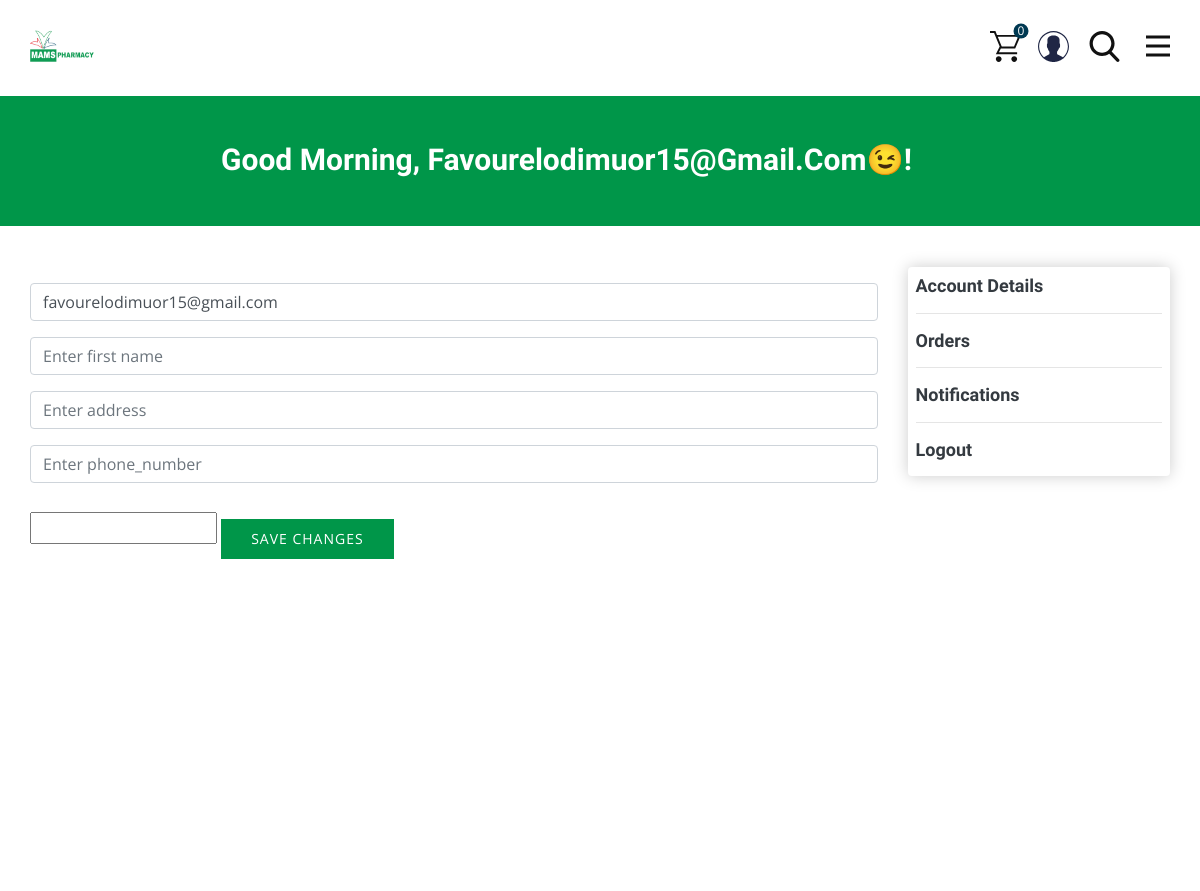
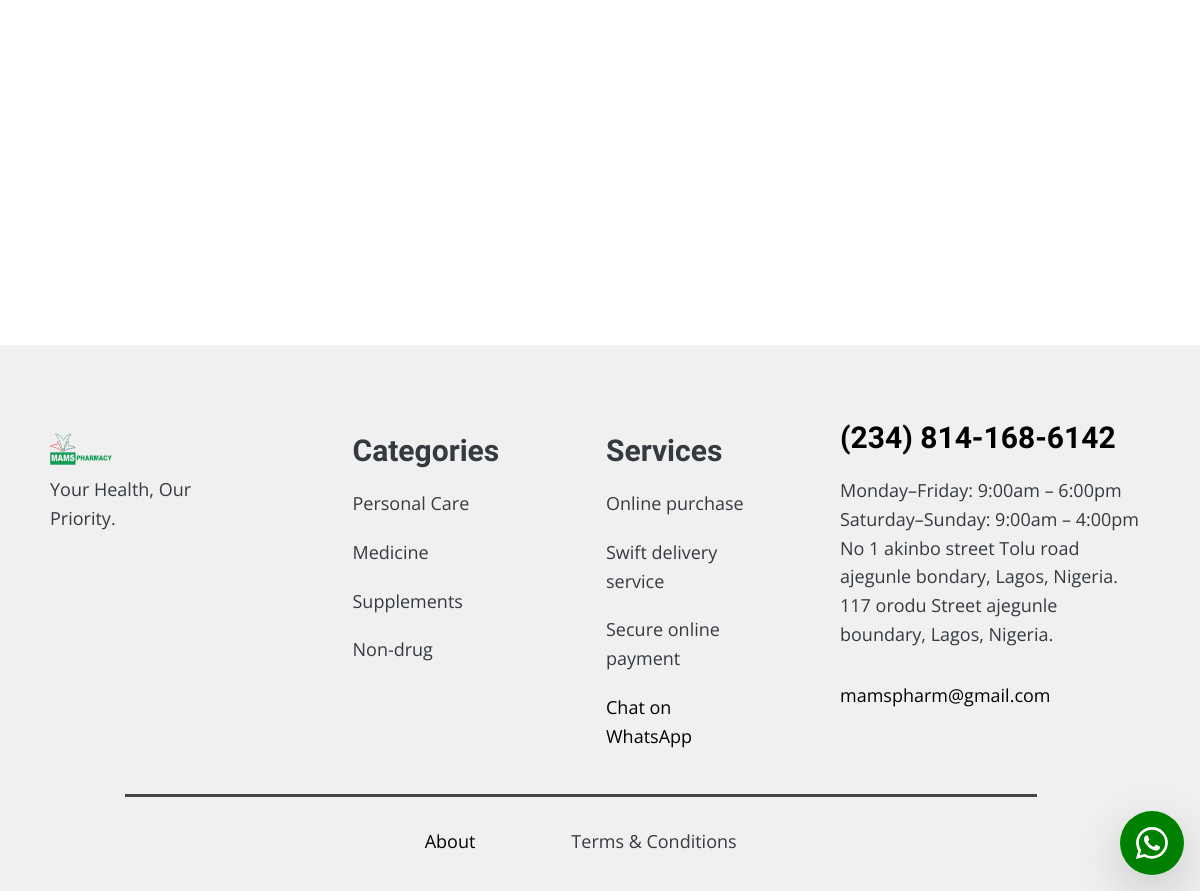
/users/profile/ (signed in), run on the app's committed database (2 pictures, top to bottom).
### users/models.py (models this page shows)
class User(AbstractBaseUser, PermissionsMixin):
    email = models.EmailField(unique=True)
    first_name = models.CharField(max_length=20, null=True, blank=True)
    phone_number = models.CharField(max_length=15, null=True, blank=True)
    address = models.CharField(max_length=255, null=True, blank=True)
    is_staff = models.BooleanField(default=False)
    is_active = models.BooleanField(default=True)
    date_joined = models.DateTimeField(default=datetime.now)
    objects = CustomUserManager()
    USERNAME_FIELD = 'email'
    REQUIRED_FIELDS = []
    def __str__(self):
        return self.email

### products/models.py (models this page shows)
class Category(models.Model):
    name = models.CharField(max_length=100, default="Select Category")
    date = models.DateTimeField(default=datetime.now)
    def __str__(self):
        return self.name
    @staticmethod
    def getAllCategory():
        return Category.objects.all()

### users/views.py (the view)
# urls.py: path("users/profile/", user_view.users_profile, name="users_profile"),
@login_required
def users_profile(request):
    categories = Category.getAllCategory()
    recommendations = get_recommendations(request.user.id)
    products = [product.name for product in recommendations]
    if request.method == 'POST':
        form = UserUpdateForm(request.POST, instance=request.user)
        if form.is_valid():
            form = form.save(commit=False)
            form.save()
            messages.success(request, 'Your account has been updated!')
            return HttpResponseRedirect(request.META.get('HTTP_REFERER'))
    else:
        form = UserUpdateForm(instance=request.user)
    context = {
        "get_cart_items": total_cart_items(request),
        'form': form,
        'categories': categories,
        "now": datetime.datetime.now().hour,
        "products": products
    }
    return render(request, 'users/profile.html', context)

### products/recommendation.py (called while the page is built, shortened)
def get_recommendations(user_id, n=4):
    purchase_data = []
    orders = Order.objects.filter(user_id=user_id).prefetch_related('order_item__product')
    for order in orders:
        for item in order.order_item.all():
            purchase_data.append({'user_id': order.user_id, 'product_id': item.product_id})
    df = pd.DataFrame(purchase_data)
    if df.empty:
        return []

### products/utils.py (called while the page is built)
def total_cart_items(request):
    check_out_list = Checkout.objects.filter(user=request.user, complete=False)
    get_cart_items = sum([item.quantity for item in check_out_list])
    return get_cart_items

### users/templates/users/profile.html (shortened to what this page needs)
{% extends 'products/base.html' %}
{% load static %}
{% load humanize %}
{% load crispy_forms_tags %}
{% block content %}
<section class="u-clearfix u-lightbox u-section-1" id="sec-16e0">
    <div style="background-color: #009649!important;"
         class="py-5 u-container-style u-custom-color-3 u-expanded-width u-group u-group-1">
        <div class="u-container-layout u-valign-middle u-container-layout-1">
            <h3 class="u-text u-text-default u-text-1 mt-2">
                {% if 0 >= now %}
                Good morning,
                {% elif now < 11.1 %}
                Good morning,
                {% elif 12 >= now %}
                Good afternoon,
                {% elif now < 15.1 %}
                Good afternoon,
                {% elif 16 >= now %}
                Good evening,
                {% elif now < 19.1 %}
                Good evening,
                {% elif 20 >= now %}
                Good night,
                {% elif now < 23.1 %}
                Good night,
                {% endif %}
                {% if request.user.first_name %}
                {{ request.user.first_name }} 😉!
                {% elif request.user.email %}
                {{ request.user.email }}😉! {% endif %}</h3>
        </div>
    </div>
    <div class="custom-expanded u-layout-grid u-pagination-center u-products u-sorting-right u-products-1"
         data-site-sorting-prop="created" data-site-sorting-order="desc" data-products-datasource="site"
         data-items-per-page="4" data-products-id="1">
        <div class="row">
            <div class="col-lg-9 mt-3" id="user-orders">
                <form action="{% url 'users_profile' %}" method="post">
                    {{ form.email }}
                    {{ form.first_name }}
                    {{ form.address }}
                    {{ form.phone_number }}
                    {{ form.captcha }}
                    <button id="submit" type="submit" class="u-active-custom-color-5 u-border-2 u-border-grey-dark-1 u-border-no-left
                           u-border-no-right u-border-no-top u-btn u-btn-rectangle u-btn-submit u-button-style
                           u-custom-color-3 u-hover-custom-color-5 u-btn-4"
                            style="background-color: #009649 !important;">
                        <span id="button-text">SAVE CHANGES</span>
                    </button>
                </form>
                <br>
            </div>
            <br>
            <div class="col-lg-3 ">
                <div class="box-element" style="background-color:#fff !important">
                    <a class="list-item my-1 text-dark text-decoration-none"
                       href="{% url 'users_profile' %}">
                        <h6>Account Details</h6>
                        <hr>
                    </a>
                    <a class="list-item my-1 text-dark text-decoration-none"
                       hx-get="{% url 'user_orders' %}" role="button"
                       hx-target="#user-orders">
                        <h6>Orders</h6>
                        <hr>
                    </a>
                    <a class="list-item my-1 text-dark text-decoration-none"
                       hx-get="{% url 'user_notifications' %}" role="button"
                       hx-target="#user-orders">
                        <h6>Notifications</h6>
                        <hr>
                    </a>
                    <a class="list-item my-1 text-dark text-decoration-none"
                       href="{% url 'logout' %}">
                        <h6>Logout</h6>
                    </a>
                </div>
                <br>
                <br>
                <br>
                <br>
            </div>
        </div>
    </div>
</section>
{% endblock %}

### products/templates/products/base.html (shortened to what this page needs)
<!DOCTYPE html>
{% load static %}
{% load humanize %}
<html style="font-size: 16px;" lang="en-NG">
<head>
    <link rel="stylesheet" href="{% static 'css/nicepage.css' %}" media="screen">
    <link rel="stylesheet" href="{% static 'css/Products.css' %}" media="screen">
    <link rel="stylesheet" href="https://stackpath.bootstrapcdn.com/bootstrap/4.5.2/css/bootstrap.min.css">
</head>
<body data-path-to-root="./" data-include-products="true" class="u-body u-overlap u-xl-mode" data-lang="en">
{% include 'products/navbar.html' %}
{% block content %}
{% endblock %}
<footer class="u-clearfix u-footer text-dark u-grey-70" id="sec-7bae" style="background-color: #f0f0f0!important;">
    <div class="u-clearfix u-sheet u-sheet-1">
        <div class="data-layout-selected u-clearfix u-expanded-width u-gutter-30 u-layout-wrap u-layout-wrap-1">
            <div class="u-gutter-0 u-layout">
                <div class="u-layout-row">
                    <div class="u-align-left u-container-style u-layout-cell u-left-cell u-size-15 u-layout-cell-1">
                        <div class="u-container-layout u-valign-bottom-xs u-container-layout-1">
                            <a href="#" class="u-image u-logo u-image-1" data-image-width="100" data-image-height="40">
                                <img src="{% static 'images/mamslogo4.png' %}" class="u-logo-image u-logo-image-1">
                            </a>
                            <p class="u-text u-text-1">Your Health, Our Priority.</p>
                        </div>
                    </div>
                    <div class="u-container-style u-layout-cell u-size-13 u-layout-cell-2">
                        <div class="u-container-layout u-valign-bottom-xs u-valign-top-lg u-valign-top-md u-valign-top-sm u-valign-top-xl u-container-layout-2">
                            <h3 class="u-text u-text-2">Categories</h3>
                            {% for category in categories %}
                            <p class="u-text u-text-3">{{ category }}</p>
                            {% endfor %}
                        </div>
                    </div>
                    <div class="u-container-style u-layout-cell u-size-12 u-layout-cell-3">
                        <div class="u-container-layout u-valign-top-lg u-valign-top-md u-valign-top-sm u-valign-top-xl u-container-layout-3">
                            <h3 class="u-text u-text-4">Services</h3>
                            <p class="u-text u-text-5">Online purchase</p>
                            <p class="u-text u-text-5">Swift delivery service</p>
                            <p class="u-text u-text-5">Secure online payment</p>
                            <p class="u-text u-text-5">
                                <a style="color: #000" href="https://wa.me/+2348141686142">Chat on WhatsApp</a>
                            </p>
                        </div>
                    </div>
                    <div class="u-container-style u-layout-cell u-right-cell u-size-20 u-layout-cell-4">
                        <div class="u-container-layout u-valign-top u-container-layout-4">
                            <h3 class="u-text u-text-6">
                                <a style="color: black !important"
                                   class="u-active-none u-border-none u-btn u-button-link u-button-style u-hover-none u-none u-text-palette-1-base u-btn-1"
                                   href="tel:(234) 814-168-6142"> (234) 814-168-6142</a>
                            </h3>
                            <p class="u-text u-text-7"> Monday–Friday: 9:00am – 6:00pm Saturday–Sunday: 9:00am –
                                4:00pm<br>No 1 akinbo street Tolu road ajegunle bondary, Lagos, Nigeria. 117 orodu
                                Street ajegunle boundary, Lagos, Nigeria.
                                <br>
                                <br>
                            </p>
                            <br>
                            <p class="u-text u-text-8">
                                <a style="color: black !important"
                                   class="u-active-none u-border-none u-btn u-button-link u-button-style u-hover-none u-none u-text-palette-1-base u-btn-3"
                                   href="mailto:mamspharm@gmail.com?subject=Contact">
                                    mamspharm@gmail.com</a>
                            </p>
                        </div>
                    </div>
                </div>
            </div>
        </div>
        <div class="u-border-3 u-border-grey-dark-1 u-line u-line-horizontal u-line-1"></div>
        <div class="u-expanded-width-xs u-list u-list-1">
            <div class="u-repeater u-repeater-1">
                <div class="u-container-style u-list-item u-repeater-item">
                    <div class="u-container-layout u-similar-container u-container-layout-5">
                        <p class="u-text u-text-default u-text-9"><a style="color: #000" href="{% url 'about' %}">About</a></p>
                    </div>
                </div>
                <div class="u-container-style u-list-item u-repeater-item">
                    <div class="u-container-layout u-similar-container u-container-layout-6">
                        <p class="u-text u-text-default u-text-10">Terms &amp; Conditions</p>
                    </div>
                </div>
            </div>
        </div>
    </div>
</footer>
<a class="whatsapp shadow-lg rounded-circle" href="https://wa.me/+2348141686142">
</a>
</body>
</html>

### static/css/Products.css (style rules this page uses)
.u-section-1 { min-height: 1236px; }
.u-section-1 .u-group-1 { min-height: 109px; height: auto; margin-top: 86px; margin-bottom: 0; }
.u-section-1 .u-container-layout-1 { padding: 0 50px; }
.u-section-1 .u-text-1 { margin: 0 auto 0 171px; }
.u-section-1 .u-products-1 { width: 1140px; margin: 41px auto 60px; }
.u-section-1 .u-btn-4 { text-transform: uppercase; font-size: 0.875rem; transition-duration: 0.5s; box-shadow: 2px 0 0 0 rgba(0,0,0,0); transform: rotate(0deg) scale(1) translateX(0px) translateY(0px); margin: 20px auto 0; }
.u-section-1 .u-btn-4, .u-section-1 .u-btn-4:before, .u-section-1 .u-btn-4 > .u-container-layout:before { transition-property: fill, color, background-color, stroke-width, border-style, border-width, border-top-width, border-left-width, border-right-width, border-bottom-width, custom-border, borders, box-shadow, text-shadow, opacity, border-radius, stroke, border-color, font-size, font-style, font-weight, text-decoration, letter-spacing, transform, background-image, image-zoom, background-size, background-position; }
.u-section-1 .u-btn-4 { border-color: transparent !important; }

### users/templates/users/profile.html (style rules this page uses)
.box-element, .dropdown-menu { box-shadow:hsl(0, 0%, 80%) 0 0 16px; background-color: ; border-radius: 4px; padding: 8px; }

### products/templates/products/base.html (style rules this page uses)
.whatsapp { position:fixed; border-radius: 50%; box-shadow:hsl(0, 0%, 80%) 0 0 16px; right:1rem; bottom:1rem; display:flex; width:4rem; height:4rem; color:#fff; background:green; padding: 8px; justify-content:center; align-items:center; }
.box-element, .dropdown-menu { box-shadow:hsl(0, 0%, 80%) 0 0 16px; background-color: ; border-radius: 4px; padding: 8px; }

### data on the page
User: user.email "Favourelodimuor15@gmail.com", email "favourelodimuor15@gmail.com"
Category: name "Personal Care"
Category: name "Medicine"
Category: name "Supplements"
Category: name "Non-drug"

### other printed values
{{ get_cart_items|intword }} "0"
